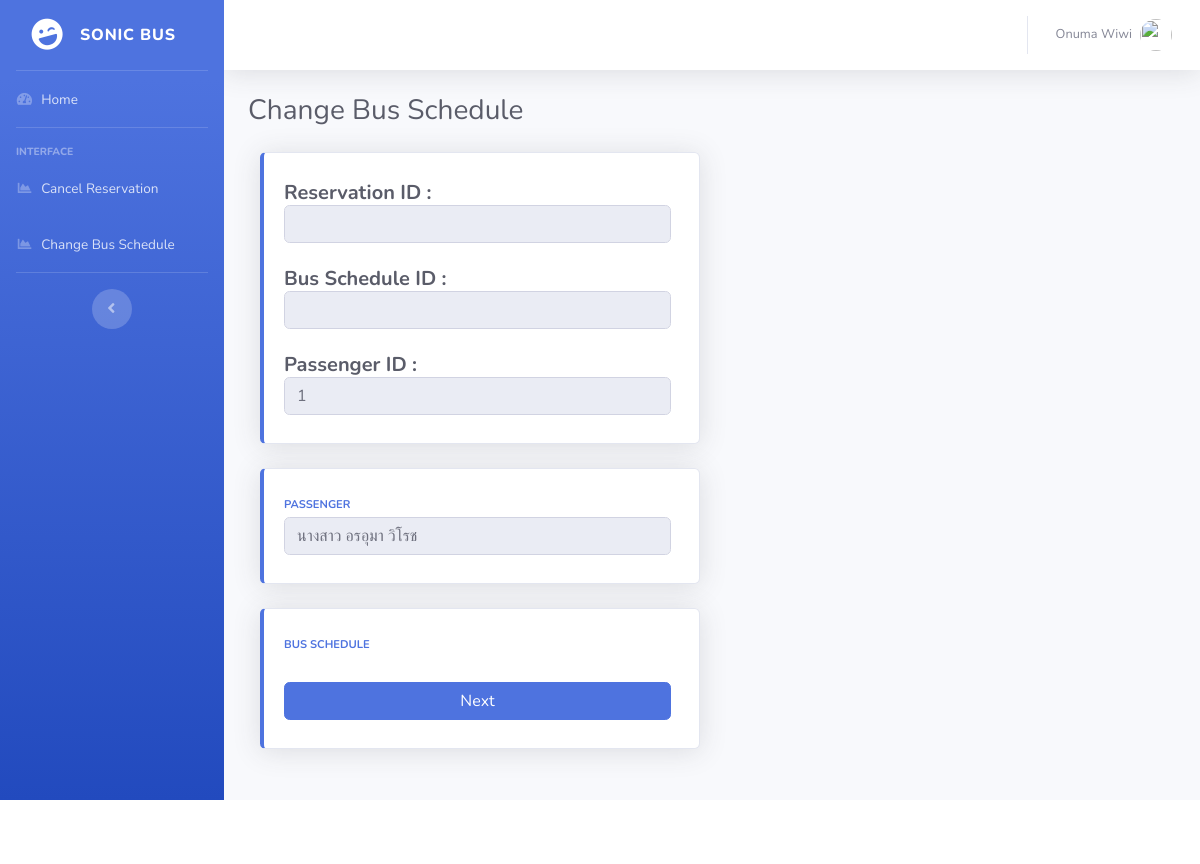
/Employee/Staff/Change2.php?passID=1 (signed in), run on the app's committed database.
### tables this page shows
CREATE TABLE `employeeinfo` (
  `EmployeeID` int(11) NOT NULL,
  `Username` varchar(32) NOT NULL,
  `Passwords` varchar(32) NOT NULL,
  `Title` varchar(10) DEFAULT NULL,
  `Firstname` varchar(64) NOT NULL,
  `Lastname` varchar(64) NOT NULL,
  `IDCard` varchar(13) NOT NULL,
  `DOB` date NOT NULL,
  `Height` double NOT NULL,
  `Weights` double NOT NULL,
  `Email` varchar(60) NOT NULL,
  `Phone` varchar(10) NOT NULL,
  `Addresses` varchar(128) NOT NULL,
  `StartDate` date NOT NULL,
  `Salary` double NOT NULL,
  `EmployeeRole` enum('A','B','D','H','M','S') NOT NULL,
  `BusStationID` enum('BKK','CMI','KKN','NRT') NOT NULL,
  `EmployeeStatus` enum('1','0') NOT NULL,
  `EmployeeGender` enum('M','F','O') NOT NULL,
  `BusScheduleID` int(11) DEFAULT NULL
);

CREATE TABLE `passenger` (
  `PassengerID` int(11) NOT NULL,
  `PassengerTitle` varchar(10) NOT NULL,
  `PassengerFirstname` varchar(50) NOT NULL,
  `PassengerLastname` varchar(50) NOT NULL,
  `PassengerDOB` date NOT NULL,
  `PassengerGender` enum('M','F','O') NOT NULL,
  `PassengerNationality` varchar(50) NOT NULL,
  `PassengerReligion` varchar(20) NOT NULL,
  `PassengerPhone` varchar(10) DEFAULT NULL,
  `PassengerIDCard` varchar(13) DEFAULT NULL,
  `PassengerEmail` varchar(50) NOT NULL,
  `CheckInTime` timestamp NOT NULL DEFAULT current_timestamp() ON UPDATE current_timestamp()
);

### Employee/Staff/Change2.php (the view, shortened to what this page needs)
<?php
include('includes/dbconnection.php');
if (strlen($_SESSION['sid']==0)) {
  header('location:../logout.php');
  } else{
?>
<!DOCTYPE html>
<html lang="en">
<head>
  <link href="../../vendor/fontawesome-free/css/all.min.css" rel="stylesheet" type="text/css">
  <link href="../../css/sb-admin-2.min.css" rel="stylesheet">
</head>
<body id="page-top">
  <div id="wrapper">
    <?php include_once('includes/sidebar.php');?>
    <div id="content-wrapper" class="d-flex flex-column">
      <div id="content">
       <?php include_once('includes/header.php');?>
        <div class="container-fluid">
 <div class="d-sm-flex align-items-center justify-content-between mb-4">
            <h1 class="h3 mb-0 text-gray-800">Change Bus Schedule</h1>
                   </div>
            <div class="col-xl-6 col-md-6 mb-4">
              <div class="card border-left-primary shadow h-100 py-2">
                <div class="card-body">
                  <div class="row no-gutters align-items-center">
                    <div class="col mr-2">
                    <?php
                    mysqli_query( $con, "SET NAMES UTF8" );
                    ?>
                      <form method="get" action="Change3.php">
                      <div class="h5 mb-0 font-weight-bold text-gray-800">
                      Reservation ID : <input type="text" class="form-control form-control-user" name="reserve" id="reserve" value="<?php  echo $_GET['reservation']; ?>" readonly/><br>
                      </div>
                      <div class="h5 mb-0 font-weight-bold text-gray-800">
                      Bus Schedule ID : <input type="text" class="form-control form-control-user" name="busSche" id="busSche" value="<?php  echo $_GET['busSchedule']; ?>" readonly/><br>
                      </div>
                      <div class="h5 mb-0 font-weight-bold text-gray-800">
                      Passenger ID : <input type="text" class="form-control form-control-user" name="passID1" id="passID1" value="<?php  echo $_GET['passID']; ?>" readonly/>
                    </div>
                    </div>
                  </div>
                </div>
              </div>
            </div>
                <?php
                    $ret=mysqli_query($con,"SELECT * FROM passenger WHERE PassengerID = '$_GET[passID]'");
                    $row=mysqli_fetch_array($ret);
                    $Title=$row['PassengerTitle'];
                    $Firstname=$row['PassengerFirstname'];
                    $Lastname=$row['PassengerLastname'];
                    ?>
            <div class="col-xl-6 col-md-6 mb-4">
              <div class="card border-left-primary shadow h-100 py-2">
                <div class="card-body">
                  <div class="row no-gutters align-items-center">
                    <div class="col mr-2">
                      <div class="text-xs font-weight-bold text-primary text-uppercase mb-1">Passenger</div>
                        <div class="h5 mb-0 font-weight-bold text-gray-800"><input type="text" class="form-control form-control-user" name="passenger" id="passenger" value="<?php echo $Title." ".$Firstname." ".$Lastname; ?>" readonly/></div>
                      </div>
                  </div>
                </div>
              </div>
            </div>
            <div class="col-xl-6 col-md-6 mb-4">
                <div class="card border-left-primary shadow h-100 py-2">
                    <div class="card-body">
                        <div class="row no-gutters align-items-center">
                            <div class="col mr-2">
                                <div class="text-xs font-weight-bold text-primary text-uppercase mb-1">Bus Schedule</div>
                                    <br><input type="submit" name="submit"  value="Next" class="btn btn-primary btn-user btn-block">
                            </div>
                        </div>
                    </div>
                </div>
            </div>
        </div>
          </div>
        </div>
      </div>
       <?php include_once('includes/footer.php');?>
</body>
</html>
</html>
<?php
}
?>

### Employee/Staff/includes/header.php (shortened to what this page needs)
 <nav class="navbar navbar-expand navbar-light bg-white topbar mb-4 static-top shadow">
          <ul class="navbar-nav ml-auto">
            <li class="nav-item dropdown no-arrow">
              <a class="nav-link dropdown-toggle" href="#" id="userDropdown" role="button" data-toggle="dropdown" aria-haspopup="true" aria-expanded="false">
                      <?php
$staffid=$_SESSION['sid'];
$ret=mysqli_query($con,"select Firstname, Lastname from EmployeeInfo where EmployeeID='$staffid'");
$row=mysqli_fetch_array($ret);
$Firstname=$row['Firstname'];
$Lastname=$row['Lastname'];
?>
                <span class="mr-2 d-none d-lg-inline text-gray-600 small"><?php echo $Firstname." ".$Lastname; ?></span>
                <img class="img-profile rounded-circle" src="https://source.unsplash.com/QAB-WJcbgJk/60x60">
              </a>
            </li>
          </ul>
        </nav>

### data on the page
employeeinfo: Firstname "Onuma", Lastname "Wiwi"
passenger: passenger "นางสาว อรอุมา วิโรช"
